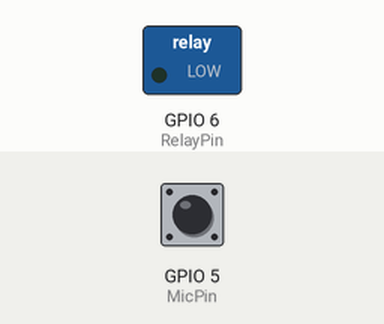
The program below on a simulated Raspberry Pi (BCM pin numbers). Parts: switched loads named in the program (green lamp = pin HIGH). The test bench sets the inputs (shaded band); at power-on: GPIO 5 (MicPin) LOW.

Above: at 1.2 s.
1.3 s: GPIO 5 (MicPin) pulled HIGH for 0.15 s
At 1.37 s:
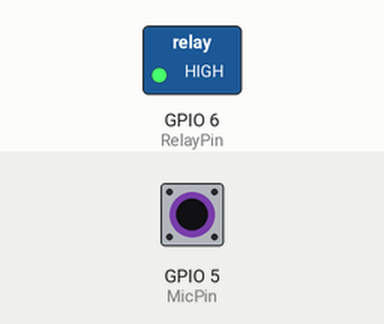
2.9 s: GPIO 5 (MicPin) pulled HIGH for 3.2 s
At 6.8 s:
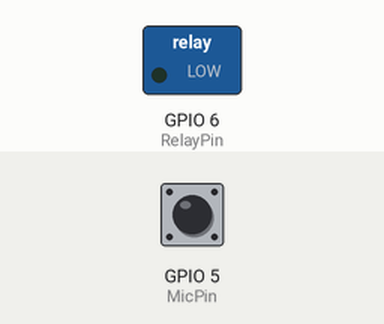
Timing chart, 0 to 8.3 s (numbered marks = the images above; inputs shaded):
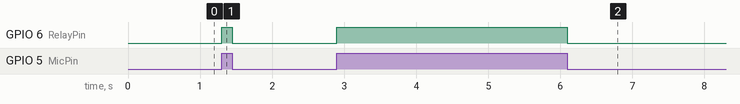

The program:

gpio_sound.py
```python
import RPi.GPIO as GPIO

MicPin = 5
RelayPin = 6

GPIO.setwarnings(False)
GPIO.setmode(GPIO.BCM)

GPIO.setup(MicPin, GPIO.IN, pull_up_down=GPIO.PUD_DOWN)
GPIO.setup(RelayPin, GPIO.OUT, initial=GPIO.LOW)

try:
    while True:
        # if (GPIO.input(MicPin) > 0):
        #     print("Sound detected")
        GPIO.output(RelayPin, GPIO.input(MicPin))
except KeyboardInterrupt:
    GPIO.cleanup()
    exit(0)
```

Measured:
- after the input at 1.3 s, GPIO 6 (RelayPin): LOW → HIGH at once, → LOW 0.15 s later
- after the input at 2.9 s, GPIO 6 (RelayPin): LOW → HIGH at once, → LOW 3.2 s later
